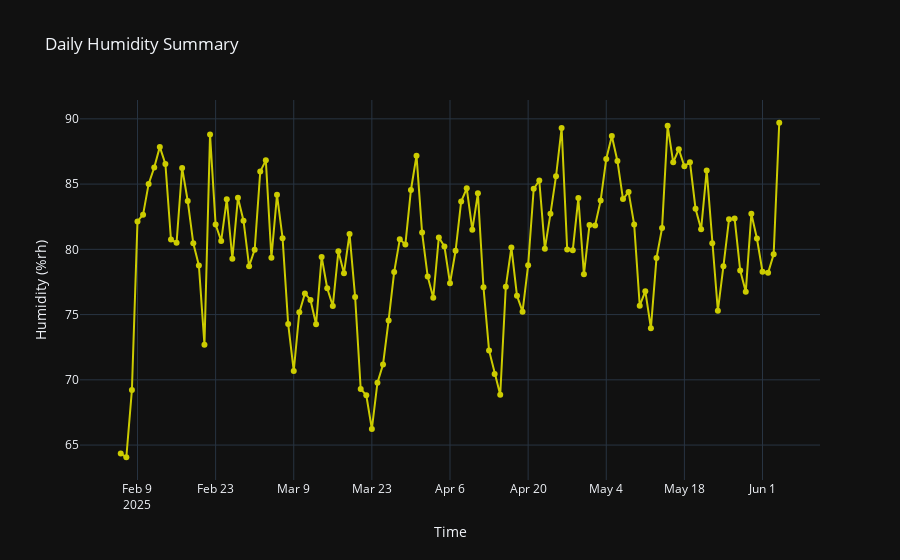

The code cell stored with this chart in its notebook:
### Markdown cell above
##### Humidity Visualizations

### Code cell
fig_hum = go.Figure()

# Now x = df.index
fig_hum.add_trace(go.Scatter(x=hum_data_day.index, y=hum_data_day[('Hum', 'mean')], 
                         mode='lines+markers', 
                         name='Mean Hum',
                         line=dict(color='#CCCC00'),
                         marker=dict(color='#CCCC00')))

# Add titles and labels
fig_hum.update_layout(
    title='Daily Humidity Summary',
    xaxis_title='Time',
    yaxis_title='Humidity (%rh)',
    template='plotly_dark'
)

# Show the plot
fig_hum.show()
